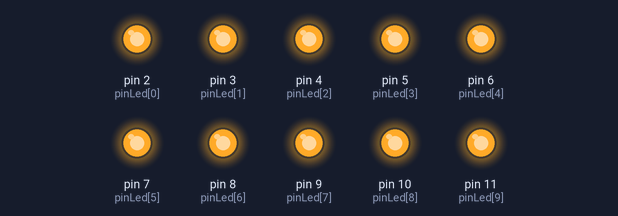
Simulated run of this sketch. Board: Arduino Uno, built with avr-gcc and run on an emulated ATmega328P. Shown: output pins drawn as LEDs (lit = HIGH).

Above: at 0.5 s.
At 3.5 s:
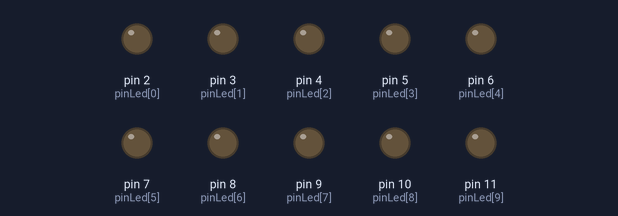
Timing chart, 0 to 4.6 s (numbered marks = the images above):
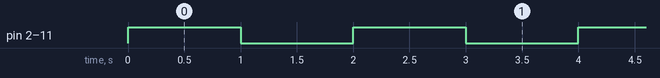

Measured:
- by itself, pin 2 (pinLed[0]), pin 3 (pinLed[1]), pin 4 (pinLed[2]), pin 5 (pinLed[3]), pin 6 (pinLed[4]), pin 7 (pinLed[5]), pin 8 (pinLed[6]), pin 9 (pinLed[7]), pin 10 (pinLed[8]), pin 11 (pinLed[9]): alternates HIGH for 1.0 s and LOW for 1.0 s

The sketch:

coeur.c.ino
```cpp
#include "param.h"

/*
  Pour ce programme on utilise des LEDs connectées sur les pins 2,4 et 6
*/

int  pinLed[10] = {2, 3, 4, 5 , 6, 7, 8, 9, 10, 11}; //déclaration et initialisation du tableau
//avec les valeurs des pins

void setup()
{
  //Boucle d'initialisation des modes et mise à 0V
  for (int i = 0; i < 10; i++) // i va nous servir pour parcourir le tableau
  {
    pinMode(pinLed[i], OUTPUT); //on utilise les valeurs du tableau
    digitalWrite(pinLed[i], LOW); // l'une après l'autre
  }
}

void loop(){
  pulse();
}

void pulse()
{


    #ifdef TOUTES_LED_CLIGNOTANTES
    Toutes_LED_Allumees();
    #endif

    #ifdef TOUTES_LED_CLIGNOTANTES
    Toutes_LED_Allumees();
    #endif

    #ifdef MODE_CHENILLE
    Chenille();
    #endif

    #ifdef LED_1_SUR_2_ALLUMEE
    Une_LED_Sur_Deux();
    #endif


    #ifdef LED_1_SUR_3_ALLUMEE
    Une_LED_Sur_Trois();
    #endif


 }

int Toutes_LED_Allumees ()
{
  for(int i=0; i<10; i++)
  {
    digitalWrite(pinLed[i], HIGH);
  }
  delay(1000);
  for(int i=0; i<10; i++)
  {
    digitalWrite(pinLed[i], LOW);
  }
  delay(1000);
}
int Chenille ()
{
  for(int i=0; i<10; i++)
  {
    digitalWrite(pinLed[i], HIGH);
    delay(100);
    digitalWrite(pinLed[i], LOW);
  }
}


int Une_LED_Sur_Deux ()
{
  for(int i=0; i<10; i++)
  {
    if (i%2==0)
    {
      digitalWrite(pinLed[i], HIGH);
    }
  }
}

int Une_LED_Sur_Trois ()
{
  for(int i=0; i<10; i++)
  {
    if (i%3==0)
    {
      digitalWrite(pinLed[i], HIGH);
    }
  }
}
```

param.h
```cpp
#ifndef PARAM_H_INCLUDED
#define PARAM_H_INCLUDED

#define TOUTES_LED_CLIGNOTANTES
#endif
```
